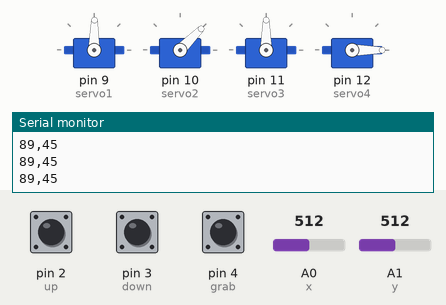
Bench run of a sketch on a simulated Arduino Uno, built with avr-gcc and run on an emulated ATmega328P. Shown: 4 × servo, the last lines printed to the serial monitor. The inputs (shaded band) are chosen by the test bench; at power-on: A0 (x) = 512, A1 (y) = 512, pin 3 (down) HIGH, pin 4 (grab) HIGH, pin 2 (up) HIGH.

Above: at 1.2 s.
1.3 s: A0 (x) set to 716
At 2.0 s:
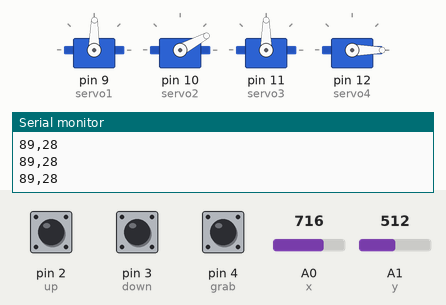
2.9 s: A1 (y) set to 716
At 3.4 s:
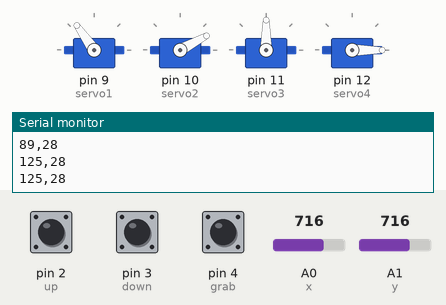
4.5 s: pin 3 (down) pulled LOW for 0.15 s
At 5.8 s:
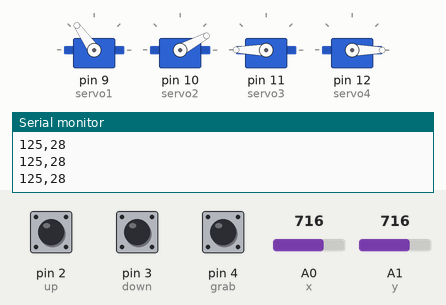
6.1 s: pin 4 (grab) pulled LOW for 0.15 s
At 6.33 s:
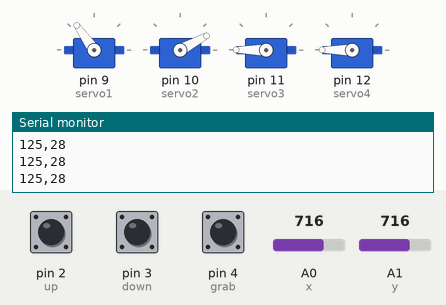
7.9 s: A0 (x) set to 900
At 8.3 s:
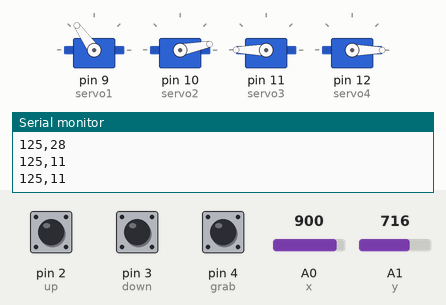
9.5 s: pin 2 (up) pulled LOW for 1 s
At 11.0 s:
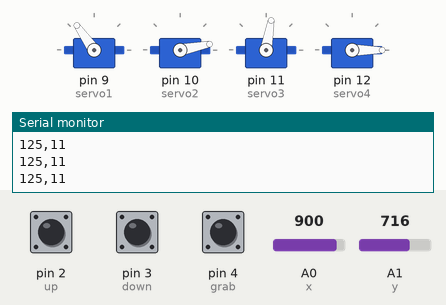
Timing chart, 0 to 12.5 s (numbered marks = the images above; inputs shaded):
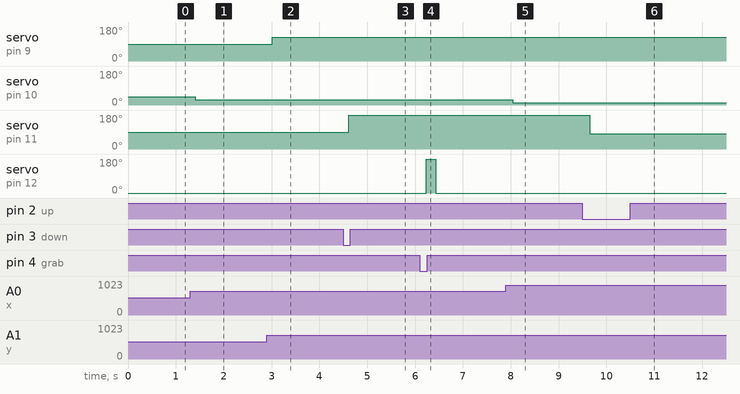

The sketch:

mearm.ino
```cpp
/*
  name:mearm
  version:  1.0
  Author:  Lin <824676271@qq.com>
  Date:    2016-10-1
  Description:  MeArm机械臂
  note: basic
*/
#include <Servo.h>
Servo servo1, servo2, servo3, servo4 ;

int up = 2;
int down = 3;
int grab = 4;
int x = 0;
int y = 1;

int val0;
int val1;
int i;
boolean grabstate = 0  ;

void setup() {
  servo1.attach(9);
  servo2.attach(10);
  servo3.attach(11);
  servo4.attach(12);
  servo1.write(90);
  servo2.write(90);
  servo3.write(90);
  servo4.write(90);
  pinMode(up, INPUT_PULLUP);
  pinMode(down, INPUT_PULLUP);
  pinMode(grab, INPUT_PULLUP);
  Serial.begin(9600);
}

void loop() {
  if (digitalRead(up) == 0) {
    servo3.write(80);
    delay(5);
  }
  if (digitalRead(down) == 0) {
    servo3.write(180);
    delay(5);
  }
  if (digitalRead(grab) == 0) {
    servo4.write(180);
    delay(5);
  }
  if (digitalRead(grab) == 1) {
    servo4.write(0);
  }
  val1 = analogRead(x);
  val1 = map(val1, 0, 1023, 90, 0);
  val0 = analogRead(y);
  val0 = map(val0, 0, 1023, 0, 179);
  servo1.write(val0);
  servo2.write(val1);
  state();
}

void state(){
  Serial.print(val0);
   Serial.print(",");
   Serial.println(val1);
   delay(200);
}
```

Measured:
- after the input at 1.3 s, servo on pin 10 (servo2): 45° → 28° after 0.11 s
- after the input at 2.9 s, servo on pin 9 (servo1): 89° → 125° after 0.11 s
- after the input at 4.5 s, servo on pin 11 (servo3): 90° → 180° after 0.12 s
- after the input at 6.1 s, servo on pin 12 (servo4): 0° → 180° after 0.13 s, → 0° 0.21 s later
- after the input at 7.9 s, servo on pin 10 (servo2): 28° → 11° after 0.14 s
- after the input at 9.5 s, servo on pin 11 (servo3): 180° → 80° after 0.15 s
